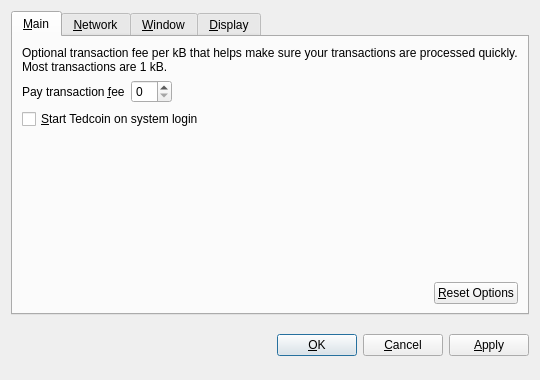
<?xml version="1.0" encoding="UTF-8"?>
<ui version="4.0">
 <class>OptionsDialog</class>
 <widget class="QDialog" name="OptionsDialog">
  <property name="geometry">
   <rect>
    <x>0</x>
    <y>0</y>
    <width>540</width>
    <height>380</height>
   </rect>
  </property>
  <property name="windowTitle">
   <string>Options</string>
  </property>
  <property name="modal">
   <bool>true</bool>
  </property>
  <layout class="QVBoxLayout" name="verticalLayout">
   <item>
    <widget class="QTabWidget" name="tabWidget">
     <property name="tabPosition">
      <enum>QTabWidget::North</enum>
     </property>
     <property name="currentIndex">
      <number>0</number>
     </property>
     <widget class="QWidget" name="tabMain">
      <attribute name="title">
       <string>&amp;Main</string>
      </attribute>
      <layout class="QVBoxLayout" name="verticalLayout_Main">
       <item>
        <widget class="QLabel" name="transactionFeeInfoLabel">
         <property name="text">
          <string>Optional transaction fee per kB that helps make sure your transactions are processed quickly. Most transactions are 1 kB.</string>
         </property>
         <property name="textFormat">
          <enum>Qt::PlainText</enum>
         </property>
         <property name="wordWrap">
          <bool>true</bool>
         </property>
        </widget>
       </item>
       <item>
        <layout class="QHBoxLayout" name="horizontalLayout_1_Main">
         <item>
          <widget class="QLabel" name="transactionFeeLabel">
           <property name="text">
            <string>Pay transaction &amp;fee</string>
           </property>
           <property name="textFormat">
            <enum>Qt::PlainText</enum>
           </property>
           <property name="buddy">
            <cstring>transactionFee</cstring>
           </property>
          </widget>
         </item>
         <item>
          <widget class="BitcoinAmountField" name="transactionFee"/>
         </item>
         <item>
          <spacer name="horizontalSpacer_1_Main">
           <property name="orientation">
            <enum>Qt::Horizontal</enum>
           </property>
           <property name="sizeHint" stdset="0">
            <size>
             <width>40</width>
             <height>20</height>
            </size>
           </property>
          </spacer>
         </item>
        </layout>
       </item>
       <item>
        <widget class="QCheckBox" name="bitcoinAtStartup">
         <property name="toolTip">
          <string>Automatically start Tedcoin after logging in to the system.</string>
         </property>
         <property name="text">
          <string>&amp;Start Tedcoin on system login</string>
         </property>
        </widget>
       </item>
       <item>
        <spacer name="verticalSpacer_Main">
         <property name="orientation">
          <enum>Qt::Vertical</enum>
         </property>
         <property name="sizeHint" stdset="0">
          <size>
           <width>20</width>
           <height>40</height>
          </size>
         </property>
        </spacer>
       </item>
       <item>
        <layout class="QHBoxLayout" name="horizontalLayout_2_Main">
         <item>
          <spacer name="horizontalSpacer_2_Main">
           <property name="orientation">
            <enum>Qt::Horizontal</enum>
           </property>
           <property name="sizeHint" stdset="0">
            <size>
             <width>40</width>
             <height>20</height>
            </size>
           </property>
          </spacer>
         </item>
         <item>
          <widget class="QPushButton" name="resetButton">
           <property name="toolTip">
            <string>Reset all client options to default.</string>
           </property>
           <property name="text">
            <string>&amp;Reset Options</string>
           </property>
           <property name="autoDefault">
            <bool>false</bool>
           </property>
          </widget>
         </item>
        </layout>
       </item>
      </layout>
     </widget>
     <widget class="QWidget" name="tabNetwork">
      <attribute name="title">
       <string>&amp;Network</string>
      </attribute>
      <layout class="QVBoxLayout" name="verticalLayout_Network">
       <item>
        <widget class="QCheckBox" name="mapPortUpnp">
         <property name="toolTip">
          <string>Automatically open the Tedcoin client port on the router. This only works when your router supports UPnP and it is enabled.</string>
         </property>
         <property name="text">
          <string>Map port using &amp;UPnP</string>
         </property>
        </widget>
       </item>
       <item>
        <widget class="QCheckBox" name="connectSocks">
         <property name="toolTip">
          <string>Connect to the Tedcoin network through a SOCKS proxy (e.g. when connecting through Tor).</string>
         </property>
         <property name="text">
          <string>&amp;Connect through SOCKS proxy:</string>
         </property>
        </widget>
       </item>
       <item>
        <layout class="QHBoxLayout" name="horizontalLayout_Network">
         <item>
          <widget class="QLabel" name="proxyIpLabel">
           <property name="text">
            <string>Proxy &amp;IP:</string>
           </property>
           <property name="textFormat">
            <enum>Qt::PlainText</enum>
           </property>
           <property name="buddy">
            <cstring>proxyIp</cstring>
           </property>
          </widget>
         </item>
         <item>
          <widget class="QValidatedLineEdit" name="proxyIp">
           <property name="maximumSize">
            <size>
             <width>140</width>
             <height>16777215</height>
            </size>
           </property>
           <property name="toolTip">
            <string>IP address of the proxy (e.g. 127.0.0.1)</string>
           </property>
          </widget>
         </item>
         <item>
          <widget class="QLabel" name="proxyPortLabel">
           <property name="text">
            <string>&amp;Port:</string>
           </property>
           <property name="textFormat">
            <enum>Qt::PlainText</enum>
           </property>
           <property name="buddy">
            <cstring>proxyPort</cstring>
           </property>
          </widget>
         </item>
         <item>
          <widget class="QLineEdit" name="proxyPort">
           <property name="maximumSize">
            <size>
             <width>55</width>
             <height>16777215</height>
            </size>
           </property>
           <property name="toolTip">
            <string>Port of the proxy (e.g. 9050)</string>
           </property>
          </widget>
         </item>
         <item>
          <widget class="QLabel" name="socksVersionLabel">
           <property name="text">
            <string>SOCKS &amp;Version:</string>
           </property>
           <property name="textFormat">
            <enum>Qt::PlainText</enum>
           </property>
           <property name="buddy">
            <cstring>socksVersion</cstring>
           </property>
          </widget>
         </item>
         <item>
          <widget class="QValueComboBox" name="socksVersion">
           <property name="toolTip">
            <string>SOCKS version of the proxy (e.g. 5)</string>
           </property>
          </widget>
         </item>
         <item>
          <spacer name="horizontalSpacer_Network">
           <property name="orientation">
            <enum>Qt::Horizontal</enum>
           </property>
           <property name="sizeHint" stdset="0">
            <size>
             <width>40</width>
             <height>20</height>
            </size>
           </property>
          </spacer>
         </item>
        </layout>
       </item>
       <item>
        <spacer name="verticalSpacer_Network">
         <property name="orientation">
          <enum>Qt::Vertical</enum>
         </property>
         <property name="sizeHint" stdset="0">
          <size>
           <width>20</width>
           <height>40</height>
          </size>
         </property>
        </spacer>
       </item>
      </layout>
     </widget>
     <widget class="QWidget" name="tabWindow">
      <attribute name="title">
       <string>&amp;Window</string>
      </attribute>
      <layout class="QVBoxLayout" name="verticalLayout_Window">
       <item>
        <widget class="QCheckBox" name="minimizeToTray">
         <property name="toolTip">
          <string>Show only a tray icon after minimizing the window.</string>
         </property>
         <property name="text">
          <string>&amp;Minimize to the tray instead of the taskbar</string>
         </property>
        </widget>
       </item>
       <item>
        <widget class="QCheckBox" name="minimizeOnClose">
         <property name="toolTip">
          <string>Minimize instead of exit the application when the window is closed. When this option is enabled, the application will be closed only after selecting Quit in the menu.</string>
         </property>
         <property name="text">
          <string>M&amp;inimize on close</string>
         </property>
        </widget>
       </item>
       <item>
        <spacer name="verticalSpacer_Window">
         <property name="orientation">
          <enum>Qt::Vertical</enum>
         </property>
         <property name="sizeHint" stdset="0">
          <size>
           <width>20</width>
           <height>40</height>
          </size>
         </property>
        </spacer>
       </item>
      </layout>
     </widget>
     <widget class="QWidget" name="tabDisplay">
      <attribute name="title">
       <string>&amp;Display</string>
      </attribute>
      <layout class="QVBoxLayout" name="verticalLayout_Display">
       <item>
        <layout class="QHBoxLayout" name="horizontalLayout_1_Display">
         <item>
          <widget class="QLabel" name="langLabel">
           <property name="text">
            <string>User Interface &amp;language:</string>
           </property>
           <property name="textFormat">
            <enum>Qt::PlainText</enum>
           </property>
           <property name="buddy">
            <cstring>lang</cstring>
           </property>
          </widget>
         </item>
         <item>
          <widget class="QValueComboBox" name="lang">
           <property name="toolTip">
            <string>The user interface language can be set here. This setting will take effect after restarting Tedcoin.</string>
           </property>
          </widget>
         </item>
        </layout>
       </item>
       <item>
        <layout class="QHBoxLayout" name="horizontalLayout_2_Display">
         <item>
          <widget class="QLabel" name="unitLabel">
           <property name="text">
            <string>&amp;Unit to show amounts in:</string>
           </property>
           <property name="textFormat">
            <enum>Qt::PlainText</enum>
           </property>
           <property name="buddy">
            <cstring>unit</cstring>
           </property>
          </widget>
         </item>
         <item>
          <widget class="QValueComboBox" name="unit">
           <property name="toolTip">
            <string>Choose the default subdivision unit to show in the interface and when sending coins.</string>
           </property>
          </widget>
         </item>
        </layout>
       </item>
       <item>
        <widget class="QCheckBox" name="displayAddresses">
         <property name="toolTip">
          <string>Whether to show Tedcoin addresses in the transaction list or not.</string>
         </property>
         <property name="text">
          <string>&amp;Display addresses in transaction list</string>
         </property>
        </widget>
       </item>
       <item>
        <widget class="QCheckBox" name="coinControlFeatures">
         <property name="toolTip">
          <string>Whether to show coin control features or not.</string>
         </property>
         <property name="text">
          <string>Display coin &amp;control features (experts only!)</string>
         </property>
        </widget>
       </item>
       <item>
        <spacer name="verticalSpacer_Display">
         <property name="orientation">
          <enum>Qt::Vertical</enum>
         </property>
         <property name="sizeHint" stdset="0">
          <size>
           <width>20</width>
           <height>40</height>
          </size>
         </property>
        </spacer>
       </item>
      </layout>
     </widget>
    </widget>
   </item>
   <item>
    <layout class="QHBoxLayout" name="horizontalLayout_Buttons">
     <item>
      <spacer name="horizontalSpacer_1">
       <property name="orientation">
        <enum>Qt::Horizontal</enum>
       </property>
       <property name="sizeHint" stdset="0">
        <size>
         <width>40</width>
         <height>48</height>
        </size>
       </property>
      </spacer>
     </item>
     <item>
      <widget class="QLabel" name="statusLabel">
       <property name="font">
        <font>
         <weight>75</weight>
         <bold>true</bold>
        </font>
       </property>
       <property name="text">
        <string/>
       </property>
       <property name="textFormat">
        <enum>Qt::PlainText</enum>
       </property>
       <property name="wordWrap">
        <bool>true</bool>
       </property>
      </widget>
     </item>
     <item>
      <spacer name="horizontalSpacer_2">
       <property name="orientation">
        <enum>Qt::Horizontal</enum>
       </property>
       <property name="sizeHint" stdset="0">
        <size>
         <width>40</width>
         <height>48</height>
        </size>
       </property>
      </spacer>
     </item>
     <item>
      <widget class="QPushButton" name="okButton">
       <property name="text">
        <string>&amp;OK</string>
       </property>
      </widget>
     </item>
     <item>
      <widget class="QPushButton" name="cancelButton">
       <property name="text">
        <string>&amp;Cancel</string>
       </property>
       <property name="autoDefault">
        <bool>false</bool>
       </property>
      </widget>
     </item>
     <item>
      <widget class="QPushButton" name="applyButton">
       <property name="text">
        <string>&amp;Apply</string>
       </property>
       <property name="autoDefault">
        <bool>false</bool>
       </property>
      </widget>
     </item>
    </layout>
   </item>
  </layout>
 </widget>
 <customwidgets>
  <customwidget>
   <class>BitcoinAmountField</class>
   <extends>QSpinBox</extends>
   <header>bitcoinamountfield.h</header>
  </customwidget>
  <customwidget>
   <class>QValueComboBox</class>
   <extends>QComboBox</extends>
   <header>qvaluecombobox.h</header>
  </customwidget>
  <customwidget>
   <class>QValidatedLineEdit</class>
   <extends>QLineEdit</extends>
   <header>qvalidatedlineedit.h</header>
  </customwidget>
 </customwidgets>
 <resources/>
 <connections/>
</ui>
